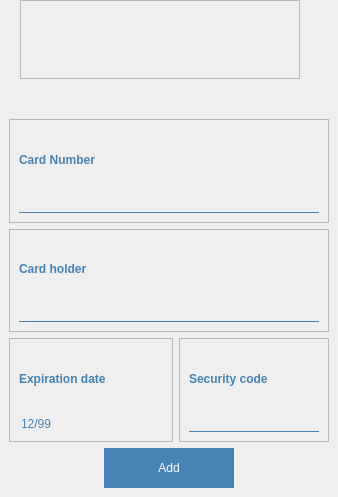
<?xml version="1.0" encoding="UTF-8"?>
<ui version="4.0">
 <class>AddPaymentWindow</class>
 <widget class="QMainWindow" name="AddPaymentWindow">
  <property name="geometry">
   <rect>
    <x>0</x>
    <y>0</y>
    <width>338</width>
    <height>497</height>
   </rect>
  </property>
  <property name="windowTitle">
   <string>Add payment method</string>
  </property>
  <property name="styleSheet">
   <string notr="true">QLineEdit
{
background: transparent;
border: none;
border-bottom: 1px solid steelblue;
font: 10pt &quot;Comic Sans MS&quot;;
color: steelblue;
}

QLabel{
	color: steelblue;
	transition: all 1s;
	font: 10pt &quot;Comic Sans MS&quot;;
	font-weight:bold;
}

QPushButton{
color: white;
background: steelblue;
border-radius: 60px;
font: 12pt &quot;Comic Sans MS&quot;;
}

QComboBox{
background: transparent;
border: none;
border-bottom: 1px solid steelblue;
font: 12pt &quot;Comic Sans MS&quot;;
}

QDateEdit{
background: transparent;
border: none;
font: 14pt &quot;Comic Sans MS&quot;;
color: steelblue;
}</string>
  </property>
  <widget class="QWidget" name="centralwidget">
   <layout class="QGridLayout" name="gridLayout">
    <item row="4" column="0" colspan="2" alignment="Qt::AlignHCenter">
     <widget class="QPushButton" name="btn_add">
      <property name="minimumSize">
       <size>
        <width>130</width>
        <height>40</height>
       </size>
      </property>
      <property name="text">
       <string>Add</string>
      </property>
     </widget>
    </item>
    <item row="3" column="0">
     <widget class="QFrame" name="frame_2">
      <property name="styleSheet">
       <string notr="true"/>
      </property>
      <property name="frameShape">
       <enum>QFrame::StyledPanel</enum>
      </property>
      <property name="frameShadow">
       <enum>QFrame::Raised</enum>
      </property>
      <layout class="QVBoxLayout" name="verticalLayout_3">
       <item>
        <widget class="QLabel" name="label_expiration_date">
         <property name="text">
          <string>Expiration date</string>
         </property>
        </widget>
       </item>
       <item>
        <widget class="QDateEdit" name="dateEdit_expiration_date">
         <property name="dateTime">
          <datetime>
           <hour>0</hour>
           <minute>0</minute>
           <second>0</second>
           <year>2099</year>
           <month>12</month>
           <day>1</day>
          </datetime>
         </property>
         <property name="displayFormat">
          <string>MM/yy</string>
         </property>
        </widget>
       </item>
      </layout>
     </widget>
    </item>
    <item row="3" column="1">
     <widget class="QFrame" name="frame_3">
      <property name="maximumSize">
       <size>
        <width>150</width>
        <height>16777215</height>
       </size>
      </property>
      <property name="styleSheet">
       <string notr="true"/>
      </property>
      <property name="frameShape">
       <enum>QFrame::StyledPanel</enum>
      </property>
      <property name="frameShadow">
       <enum>QFrame::Raised</enum>
      </property>
      <layout class="QVBoxLayout" name="verticalLayout_4">
       <item>
        <widget class="QLabel" name="label_security_code">
         <property name="text">
          <string>Security code</string>
         </property>
        </widget>
       </item>
       <item>
        <widget class="QLineEdit" name="edit_security_code">
         <property name="echoMode">
          <enum>QLineEdit::Password</enum>
         </property>
        </widget>
       </item>
      </layout>
     </widget>
    </item>
    <item row="2" column="0" colspan="2">
     <widget class="QFrame" name="frame_4">
      <property name="styleSheet">
       <string notr="true"/>
      </property>
      <property name="frameShape">
       <enum>QFrame::StyledPanel</enum>
      </property>
      <property name="frameShadow">
       <enum>QFrame::Raised</enum>
      </property>
      <layout class="QVBoxLayout" name="verticalLayout_2">
       <item>
        <widget class="QLabel" name="label_card_holder">
         <property name="text">
          <string>Card holder</string>
         </property>
        </widget>
       </item>
       <item>
        <widget class="QLineEdit" name="edit_card_holder"/>
       </item>
      </layout>
     </widget>
    </item>
    <item row="0" column="0" colspan="2">
     <widget class="QLabel" name="img_payment">
      <property name="maximumSize">
       <size>
        <width>320</width>
        <height>210</height>
       </size>
      </property>
      <property name="text">
       <string/>
      </property>
      <property name="pixmap">
       <pixmap>../../ico/card.png</pixmap>
      </property>
      <property name="scaledContents">
       <bool>true</bool>
      </property>
     </widget>
    </item>
    <item row="1" column="0" colspan="2">
     <widget class="QFrame" name="frame">
      <property name="styleSheet">
       <string notr="true"/>
      </property>
      <property name="frameShape">
       <enum>QFrame::StyledPanel</enum>
      </property>
      <property name="frameShadow">
       <enum>QFrame::Raised</enum>
      </property>
      <layout class="QVBoxLayout" name="verticalLayout">
       <item>
        <widget class="QLabel" name="label_card_number">
         <property name="text">
          <string>Card Number</string>
         </property>
        </widget>
       </item>
       <item>
        <widget class="QLineEdit" name="edit_card_number"/>
       </item>
      </layout>
     </widget>
    </item>
   </layout>
   <widget class="QFrame" name="frame_5">
    <property name="geometry">
     <rect>
      <x>20</x>
      <y>0</y>
      <width>280</width>
      <height>79</height>
     </rect>
    </property>
    <property name="frameShape">
     <enum>QFrame::StyledPanel</enum>
    </property>
    <property name="frameShadow">
     <enum>QFrame::Raised</enum>
    </property>
   </widget>
  </widget>
 </widget>
 <resources/>
 <connections/>
</ui>
